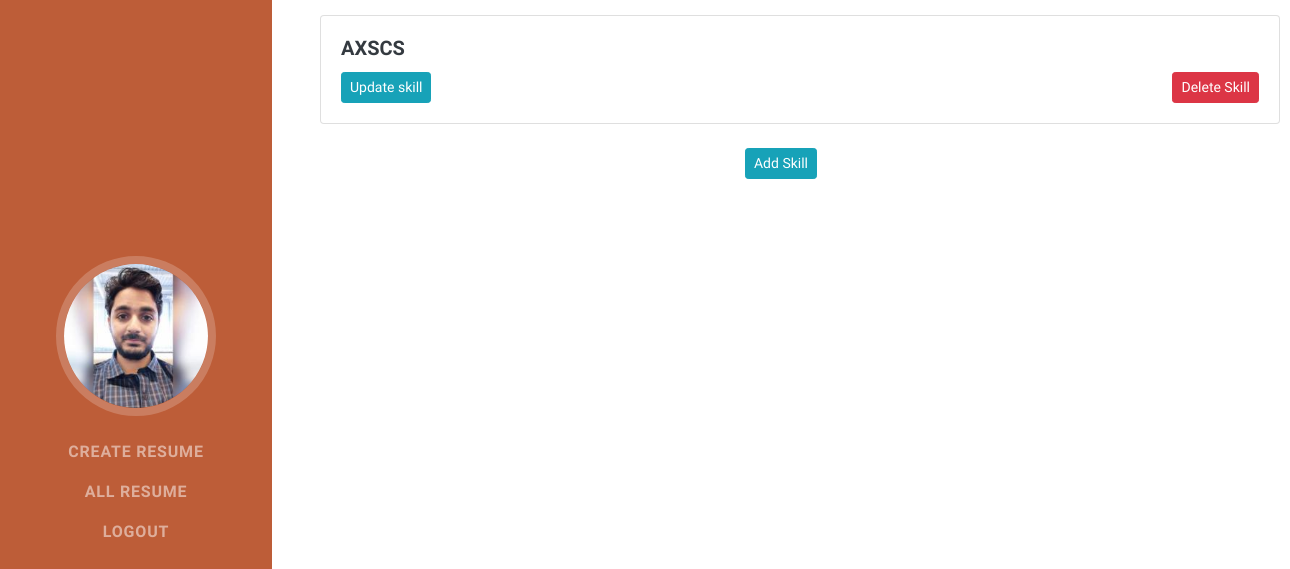
The page /resume/10/list_skill/ (signed in) on the database its author committed.
### dashboard/models.py (models this page shows, shortened)
class UserData(models.Model):
    user = models.ForeignKey(
        User, on_delete=models.CASCADE, related_name='user_data')
    first_name = models.CharField(
        blank=False, help_text='First name', max_length=200)
    last_name = models.CharField(
        blank=False, help_text='Last name', max_length=200)
    address = models.TextField(blank=False)
    total_working_experience = models.PositiveIntegerField(
        default=0, help_text='Total working experience')
    phone_no = PhoneField(blank=True, help_text='Contact phone number')
    email = models.EmailField(
        blank=False, help_text='Email address')
    about_you = models.TextField(
        blank=False, help_text='Brief intro')
    image = models.ImageField(
        blank=False, upload_to='user', help_text='User Image')
    linkedin = models.CharField(
        blank=False, help_text='Linkedin username', max_length=200)
    facebook = models.CharField(
        blank=False, help_text='Facebook username', max_length=200)
    github = models.CharField(
        blank=False, help_text='Github username', max_length=200)
    twitter = models.CharField(
        blank=False, help_text='Twitter username', max_length=200)
    class Meta:
        verbose_name = "User data"
        verbose_name_plural = "User data"

class Skills(models.Model):
    user_skills = models.ForeignKey(
        UserData, on_delete=models.CASCADE, related_name='user_skills')
    skill = models.CharField(blank=False, help_text='skill', max_length=200)
    class Meta:
        verbose_name = "Skill"
        verbose_name_plural = "Skills"

### dashboard/views.py (the view)
# urls.py: path('resume/<int:id>/list_skill/', views.list_skill, name='list_skill'),
@login_required(login_url="/accounts/login/")
def list_skill(request, id):
    user_data = UserData.objects.get(id=id)
    if user_data.user == request.user:
        skills = Skills.objects.filter(user_skills=user_data).all()
        return render(
            request, 'dashboard/skill_list.html',
            {'skills': skills, 'user_data': user_data})
    else:
        return redirect('dashboard:all_resume')

### dashboard/templates/dashboard/skill_list.html (shortened to what this page needs)
{% extends 'base.html' %}
{% load static %}
{% load bootstrap4 %}
{% block nav-image %}
<a class="navbar-brand js-scroll-trigger"><span class="d-none d-lg-block"><img class="img-fluid img-profile rounded-circle mx-auto mb-2" src="{{ user_data.image.url }}" alt="" /></span></a>
{% endblock %}
{% block nav-item %}
<li class="nav-item"><a class="nav-link js-scroll-trigger" href="{% url 'dashboard:create_info' %}">Create Resume</a></li>
<li class="nav-item"><a class="nav-link js-scroll-trigger" href="{% url 'dashboard:all_resume' %}">All Resume</a></li>
<li class="nav-item"><a class="nav-link js-scroll-trigger" href="{% url 'accounts:logout_view' %}">Logout</a></li>
{% endblock %}
{% block content %}
    {% for skill in skills %}
        <div class="card" style="width: 60rem; margin-top:15px; margin-left:3rem">
            <div class="card-body">
                <h5 class="card-title">{{ skill.skill }}</h5>
            <div>
            <a class="btn btn-sm btn-info " href="{% url 'dashboard:update_skill' skill.id %}">Update skill</a>
            <a class="btn btn-sm btn-danger" style="float:right;" href="{% url 'dashboard:delete_skill' skill.id %}">Delete Skill</a>
            </div>
            </div>
        </div>
    {% endfor %}
        <br>
    <div class="text-center">
    <a class="btn btn-sm btn-info" href="{% url 'dashboard:create_skills' user_data.id %}">Add Skill</a>
    </div>
{% endblock %}

### rows shown on the page
UserData: image (picture)
Skills: skill "AXSCS"
